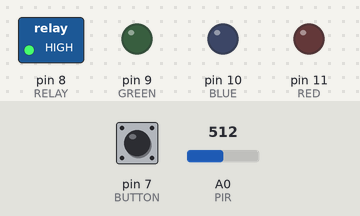
Recording of a sketch running on a simulated Arduino Uno, built with avr-gcc and run on an emulated ATmega328P. On the bench: switched loads named in the sketch (green lamp = pin HIGH), output pins drawn as LEDs (lit = HIGH). The inputs (shaded band) are chosen by the test bench; at power-on: A0 (PIR) = 512, pin 7 (BUTTON) HIGH.

Above: at 0.1 s.
At 17.7 s:
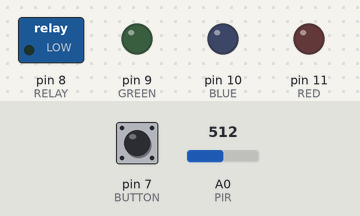
17.8 s: A0 (PIR) set to 638
19.3 s: A0 (PIR) set to 666
At 20.7 s:
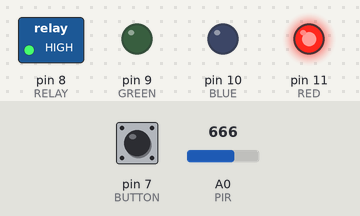
Timing chart, 0 to 22.3 s (numbered marks = the images above; inputs shaded):
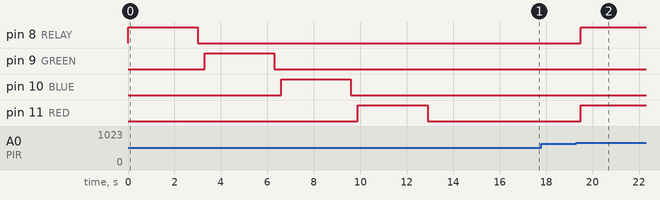

Measured:
- the behaviour switches between 650 and 651 on A0 (PIR) (found by bisection; images 1 and 2)
- after the input at 17.8 s, every drawn part: stays the same
- after the input at 19.3 s, pin 8 (RELAY), pin 11 (RED): LOW → HIGH after 0.20 s

The sketch:

KitchenLight.ino
```cpp
#define GREEN    9
#define BLUE     10
#define RED      11
#define BUTTON   7
#define PIR      A0
#define RELAY    8

#define DARKNESS 650

#define DELAY    500
#define SECOND   DELAY * 2
#define MULT     100

#define SOME_MINUTES SECOND * 1 * MULT
#define HALF_AN_HOUR SECOND * 18 * MULT
#define ONE_HOUR     SECOND * 36 * MULT
#define TOO_MUCH     ONE_HOUR * 3

uint32_t count = 0;
uint32_t some_minutes = (uint32_t)SOME_MINUTES;
uint32_t half_an_hour = (uint32_t)HALF_AN_HOUR;
uint32_t one_hour = (uint32_t)ONE_HOUR;
uint32_t too_much = (uint32_t)TOO_MUCH;

void setup() {
  pinMode(BUTTON, INPUT_PULLUP);
  pinMode(PIR,    INPUT);
  pinMode(RED,    OUTPUT);
  pinMode(GREEN,  OUTPUT);
  pinMode(BLUE,   OUTPUT);
  pinMode(RELAY,  OUTPUT);
  for(int i = 8; i < 13; i++){
    digitalWrite(i, HIGH);
    delay(3000);
    digitalWrite(i, LOW);
    delay(300);
  }
  //Serial.begin(9600);
}

void loop() {
  delay(DELAY);
  //Serial.println(count);
  //Serial.println(analogRead(A0));
  //Serial.println("==============");
  if(analogRead(PIR) > DARKNESS){count = some_minutes;}
  if(digitalRead(BUTTON) == LOW){
    count += some_minutes;
  }
  if(count > too_much){
    count = too_much;
    for(int i = 0; i < 5; i++){
      digitalWrite(RED, HIGH);
      delay(100);
      digitalWrite(RED, LOW);
      delay(100);
      digitalWrite(GREEN, HIGH);
      delay(100);
      digitalWrite(GREEN, LOW);
      delay(100);
    }
    if(digitalRead(BUTTON) == LOW){digitalWrite(RELAY, LOW); count = 0; delay(3000);}
  }
  if(count > one_hour){
    digitalWrite(RED, LOW);
    digitalWrite(BLUE, LOW);
    digitalWrite(GREEN, HIGH);
  }
  else if(count > half_an_hour && count <= one_hour){
    digitalWrite(GREEN, LOW);
    digitalWrite(RED, LOW);
    digitalWrite(BLUE, HIGH);
  }
  else if(count > 0 && count <= some_minutes){
    digitalWrite(GREEN, LOW);
    digitalWrite(BLUE, LOW);
    digitalWrite(RED, HIGH);
  }
  if(count == 0){
    digitalWrite(RELAY, LOW);
    digitalWrite(RED, LOW);
    digitalWrite(GREEN, LOW);
    digitalWrite(BLUE, LOW);
  }
  else {
    digitalWrite(RELAY, HIGH);
    count -= DELAY;
  }
}
```
